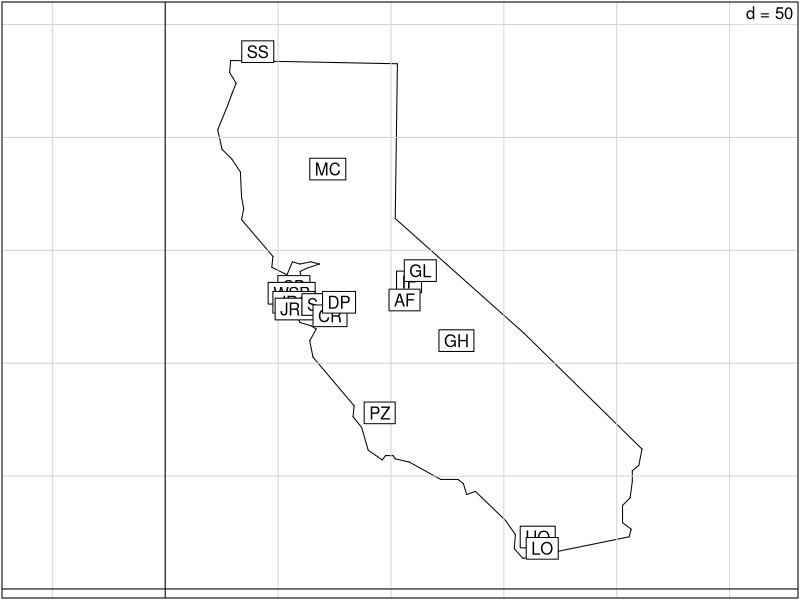
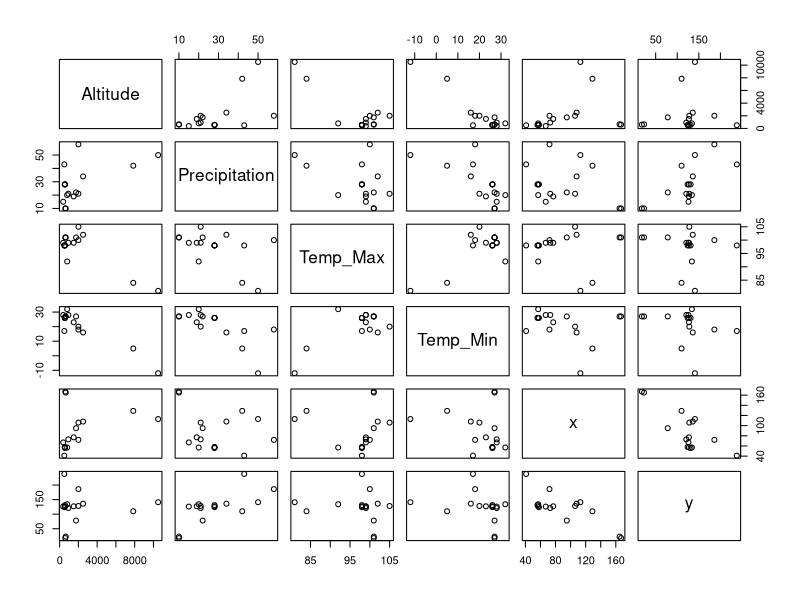
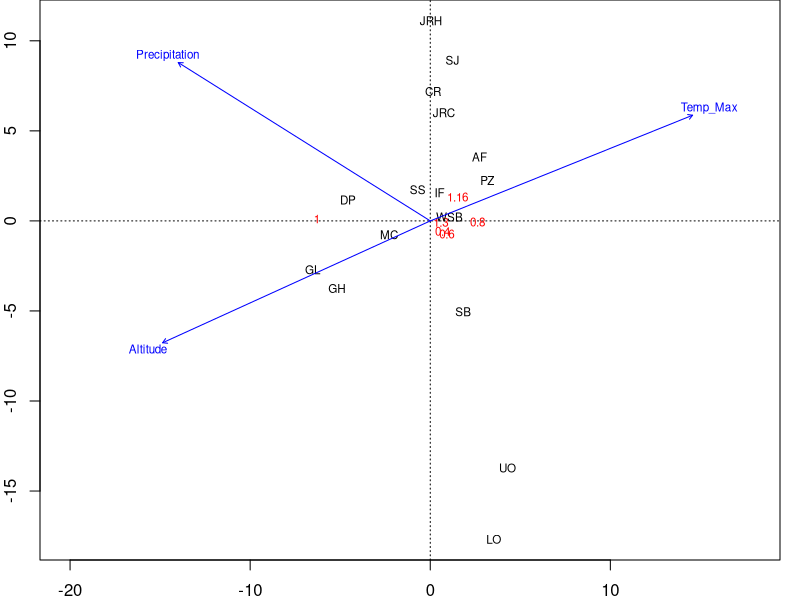
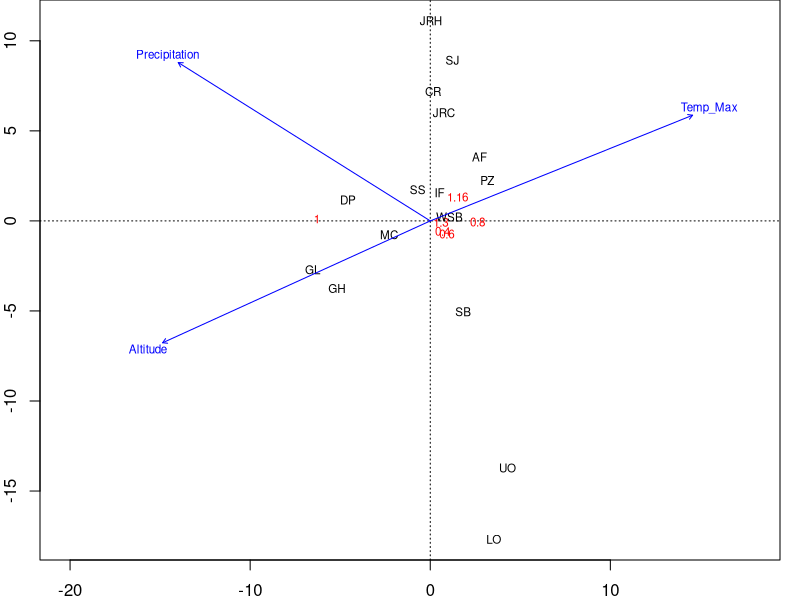
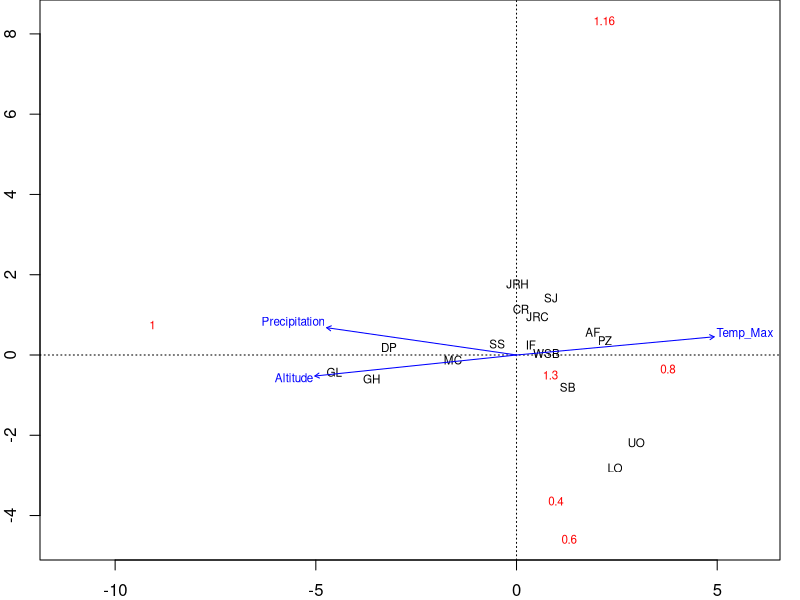
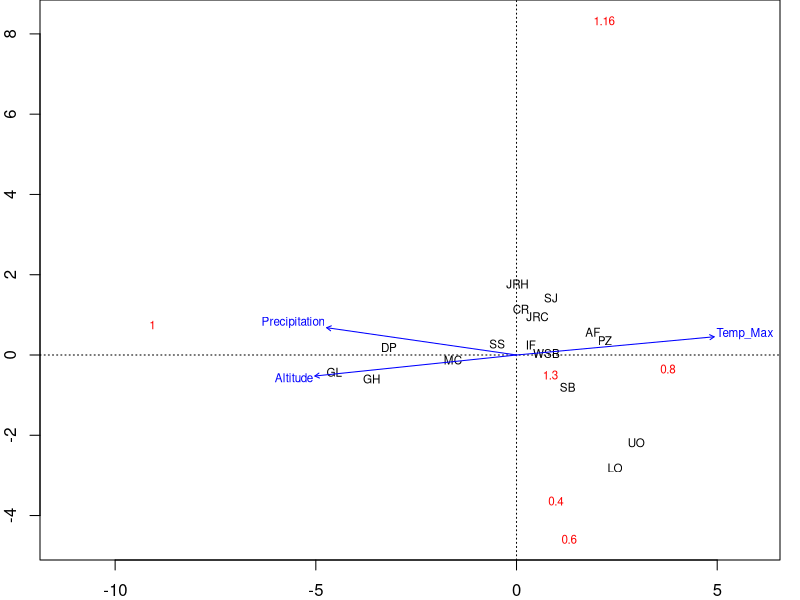
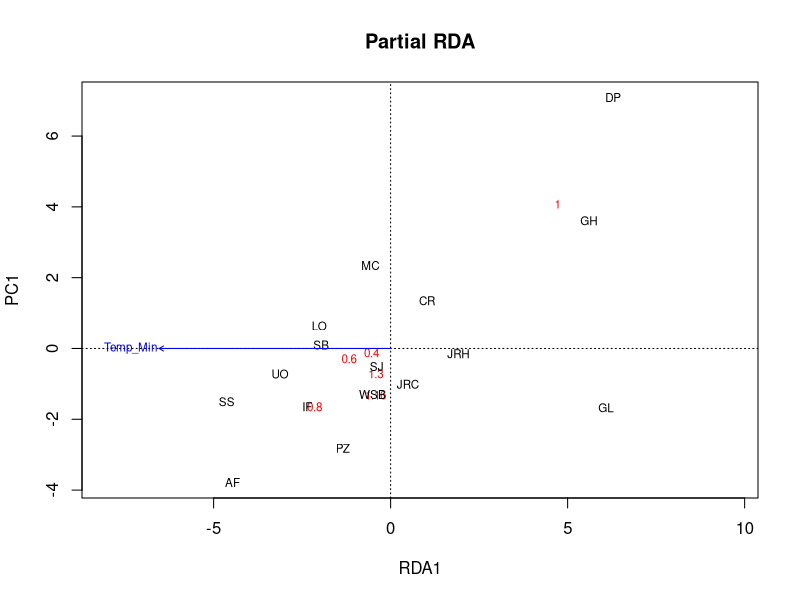
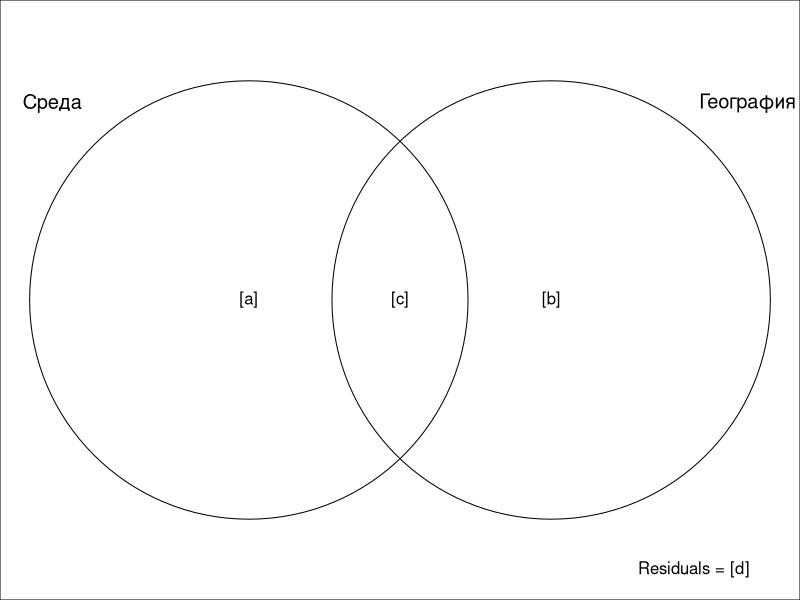

Here is the R script that generated these plots, in order:
## ---- chunk 1
# output options
options(width = 70, scipen = 6, digits = 3)
library(knitr)
# chunk default options
opts_chunk$set(fig.align='center', tidy = FALSE, fig.width = 7, fig.height = 3, warning = FALSE)
## ---- chunk 2
library(ade4)
data(butterfly)
# расположение сайтов
s.label(butterfly$xy, contour = butterfly$contour, inc = FALSE)
## ---- chunk 3
library(ade4)
data(butterfly)
str(butterfly)
## ---- chunk 4
gen <- butterfly$genet
head(gen, 1)
env_geo <- cbind(butterfly$envir, butterfly$xy)
head(env_geo, 1)
## ---- chunk 5
summary(gen)
## ---- chunk 6
pairs(env_geo)
## ---- chunk 7
library(car)
vif(lm(gen$`0.4` ~ ., data = env_geo))
vif(lm(gen$`0.4` ~ . -Temp_Min, data = env_geo))
## ---- chunk 8
library(vegan)
bf_rda <- rda(gen ~ Altitude + Precipitation + Temp_Max, data = env_geo)
summary(bf_rda) 
## ---- chunk 9
smr <- summary(bf_rda)

partit <- function(smr){
  if(!is.null(smr$partial.chi)){
    Inertia <- c(smr$tot.chi, smr$partial.chi, smr$constr.chi, smr$unconst.chi)
    nms <- c("Total", "Conditioned", "Constrained", "Unconstrained")
  } else {
    Inertia <- c(smr$tot.chi, smr$constr.chi, smr$unconst.chi)
    nms <- c("Total", "Constrained", "Unconstrained")
  }
  part <- data.frame(Inertia = round(Inertia, 2), Proportion = round(Inertia/smr$tot.chi, 3))
  rownames(part) <- nms
cat("Partitioning of variance:\n")
part
}

partit(smr)
## ---- chunk 10
cat("Eigenvalues, and their contribution to the variance")
smr$cont
## ---- chunk 11
cat("Accumulated constrained eigenvalues")
smr$concont
## ---- chunk 12
scores(bf_rda, display = "species", choices = 1:5)
## ---- chunk 13
spenvcor(bf_rda)
## ---- chunk 14
op <- par(mar = c(2, 2, 0, 1))
## ---- chunk 15
plot(bf_rda, scaling = 2)
## ---- chunk 16
plot(bf_rda, scaling = 2)
## ---- chunk 17
plot(bf_rda, scaling = 1)
## ---- chunk 18
plot(bf_rda, scaling = 1)
## ---- chunk 19
par(op)
## ---- chunk 20
anova(bf_rda)
## ---- chunk 21
anova(bf_rda, by = "term")
## ---- chunk 22
anova(bf_rda, by = "mar")
## ---- chunk 23
anova(bf_rda, by = "axis")
## ---- chunk 24
m1 <-rda(gen ~ Altitude + Precipitation + Temp_Max + Temp_Min, data = env_geo)
m0 <- rda(gen ~ 1, data = env_geo)
## ---- chunk 25
m <- ordistep(m0, scope = formula(m1))
## ---- chunk 26
m$anova
## ---- chunk 27
bf_prda_1 <- rda(gen ~ Temp_Min + Condition(x + y), data = env_geo)
anova(bf_prda_1) ## Пермутационный тест
## ---- chunk 28
plot(bf_prda_1, main = "Partial RDA")
## ---- chunk 29
op <- par(mar = c(0, 0, 0, 0))
showvarparts(2, Xnames = c("Среда", "География"))
par(op)
## ---- chunk 30

## ---- chunk 31
bf_prda_2 <- rda(gen ~ x + y + Condition(Temp_Min), data = env_geo)
bf_rda_full <- rda(gen ~ x + y + Temp_Min, data = env_geo)
## ---- chunk 32
sum_full <- summary(bf_rda_full)
## ---- chunk 33
partit(sum_full)
## ---- chunk 34
(I_total <- sum_full$constr.chi)
## ---- chunk 35
sum_prda_1 <- summary(bf_prda_1)
## ---- chunk 36
partit(sum_prda_1)
## ---- chunk 37
(I_env <- sum_prda_1$constr.chi)
## ---- chunk 38
sum_prda_2 <- summary(bf_prda_2)
## ---- chunk 39
partit(sum_prda_2)
## ---- chunk 40
(I_geo <- sum_prda_2$constr.chi)
## ---- chunk 41
(I_env_geo <- I_total - I_env - I_geo)
## ---- chunk 42
comp <- data.frame(Inertia = c(I_env, I_geo, I_env_geo, I_total))
rownames(comp) <- c('Только среда', 
                    'Только география', 
                    'Среда и география вместе', 
                    'Общая объяснимая инерция')
comp$Proportion <- comp$Inertia/sum(comp$Inertia[1:3]) * 100
colnames(comp) <- c('Инерция', '%')
comp
